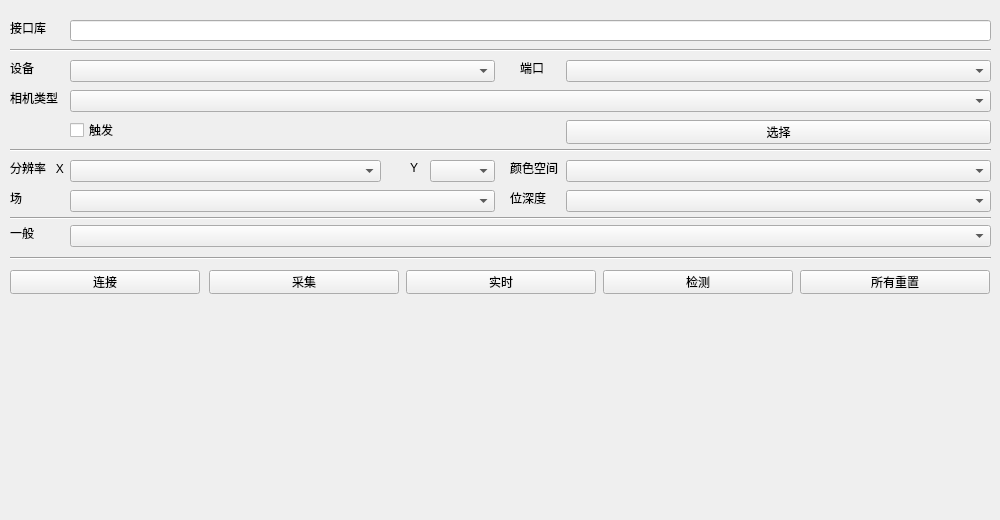
<?xml version="1.0" encoding="UTF-8"?>
<ui version="4.0">
 <class>CConnect</class>
 <widget class="QWidget" name="CConnect">
  <property name="geometry">
   <rect>
    <x>0</x>
    <y>0</y>
    <width>1000</width>
    <height>520</height>
   </rect>
  </property>
  <property name="windowTitle">
   <string>Form</string>
  </property>
  <widget class="QLabel" name="label">
   <property name="geometry">
    <rect>
     <x>10</x>
     <y>20</y>
     <width>53</width>
     <height>16</height>
    </rect>
   </property>
   <property name="text">
    <string>接口库</string>
   </property>
  </widget>
  <widget class="QLineEdit" name="lineEdit">
   <property name="geometry">
    <rect>
     <x>70</x>
     <y>20</y>
     <width>921</width>
     <height>21</height>
    </rect>
   </property>
  </widget>
  <widget class="Line" name="line">
   <property name="geometry">
    <rect>
     <x>10</x>
     <y>40</y>
     <width>981</width>
     <height>20</height>
    </rect>
   </property>
   <property name="orientation">
    <enum>Qt::Horizontal</enum>
   </property>
  </widget>
  <widget class="QLabel" name="label_2">
   <property name="geometry">
    <rect>
     <x>10</x>
     <y>60</y>
     <width>53</width>
     <height>16</height>
    </rect>
   </property>
   <property name="text">
    <string>设备</string>
   </property>
  </widget>
  <widget class="QLabel" name="label_3">
   <property name="geometry">
    <rect>
     <x>10</x>
     <y>90</y>
     <width>53</width>
     <height>16</height>
    </rect>
   </property>
   <property name="text">
    <string>相机类型</string>
   </property>
  </widget>
  <widget class="Line" name="line_2">
   <property name="geometry">
    <rect>
     <x>10</x>
     <y>140</y>
     <width>981</width>
     <height>21</height>
    </rect>
   </property>
   <property name="orientation">
    <enum>Qt::Horizontal</enum>
   </property>
  </widget>
  <widget class="QLabel" name="label_4">
   <property name="geometry">
    <rect>
     <x>10</x>
     <y>160</y>
     <width>61</width>
     <height>16</height>
    </rect>
   </property>
   <property name="text">
    <string>分辨率   X</string>
   </property>
  </widget>
  <widget class="QLabel" name="label_5">
   <property name="geometry">
    <rect>
     <x>10</x>
     <y>190</y>
     <width>53</width>
     <height>16</height>
    </rect>
   </property>
   <property name="text">
    <string>场</string>
   </property>
  </widget>
  <widget class="Line" name="line_3">
   <property name="geometry">
    <rect>
     <x>10</x>
     <y>210</y>
     <width>981</width>
     <height>16</height>
    </rect>
   </property>
   <property name="orientation">
    <enum>Qt::Horizontal</enum>
   </property>
  </widget>
  <widget class="QLabel" name="label_6">
   <property name="geometry">
    <rect>
     <x>10</x>
     <y>225</y>
     <width>53</width>
     <height>16</height>
    </rect>
   </property>
   <property name="text">
    <string>一般</string>
   </property>
  </widget>
  <widget class="Line" name="line_4">
   <property name="geometry">
    <rect>
     <x>10</x>
     <y>250</y>
     <width>981</width>
     <height>16</height>
    </rect>
   </property>
   <property name="orientation">
    <enum>Qt::Horizontal</enum>
   </property>
  </widget>
  <widget class="QPushButton" name="pushB_Init">
   <property name="geometry">
    <rect>
     <x>10</x>
     <y>270</y>
     <width>190</width>
     <height>24</height>
    </rect>
   </property>
   <property name="text">
    <string>连接</string>
   </property>
  </widget>
  <widget class="QPushButton" name="pushB_Grab">
   <property name="geometry">
    <rect>
     <x>209</x>
     <y>270</y>
     <width>190</width>
     <height>24</height>
    </rect>
   </property>
   <property name="text">
    <string>采集</string>
   </property>
  </widget>
  <widget class="QPushButton" name="pushB_Con">
   <property name="geometry">
    <rect>
     <x>406</x>
     <y>270</y>
     <width>190</width>
     <height>24</height>
    </rect>
   </property>
   <property name="text">
    <string>实时</string>
   </property>
  </widget>
  <widget class="QPushButton" name="pushButton_4">
   <property name="geometry">
    <rect>
     <x>603</x>
     <y>270</y>
     <width>190</width>
     <height>24</height>
    </rect>
   </property>
   <property name="text">
    <string>检测</string>
   </property>
  </widget>
  <widget class="QPushButton" name="pushButton_5">
   <property name="geometry">
    <rect>
     <x>800</x>
     <y>270</y>
     <width>190</width>
     <height>24</height>
    </rect>
   </property>
   <property name="text">
    <string>所有重置</string>
   </property>
  </widget>
  <widget class="QComboBox" name="comboBox">
   <property name="geometry">
    <rect>
     <x>70</x>
     <y>90</y>
     <width>921</width>
     <height>22</height>
    </rect>
   </property>
  </widget>
  <widget class="QComboBox" name="combDevice">
   <property name="geometry">
    <rect>
     <x>70</x>
     <y>60</y>
     <width>425</width>
     <height>22</height>
    </rect>
   </property>
  </widget>
  <widget class="QLabel" name="label_7">
   <property name="geometry">
    <rect>
     <x>520</x>
     <y>60</y>
     <width>53</width>
     <height>16</height>
    </rect>
   </property>
   <property name="text">
    <string>端口</string>
   </property>
  </widget>
  <widget class="QComboBox" name="comboBox_3">
   <property name="geometry">
    <rect>
     <x>566</x>
     <y>60</y>
     <width>425</width>
     <height>22</height>
    </rect>
   </property>
  </widget>
  <widget class="QCheckBox" name="checkBox">
   <property name="geometry">
    <rect>
     <x>70</x>
     <y>120</y>
     <width>80</width>
     <height>20</height>
    </rect>
   </property>
   <property name="text">
    <string>触发</string>
   </property>
  </widget>
  <widget class="QPushButton" name="pushButton_6">
   <property name="geometry">
    <rect>
     <x>566</x>
     <y>120</y>
     <width>425</width>
     <height>24</height>
    </rect>
   </property>
   <property name="text">
    <string>选择</string>
   </property>
  </widget>
  <widget class="QComboBox" name="comboBox_4">
   <property name="geometry">
    <rect>
     <x>70</x>
     <y>160</y>
     <width>311</width>
     <height>22</height>
    </rect>
   </property>
  </widget>
  <widget class="QLabel" name="label_8">
   <property name="geometry">
    <rect>
     <x>410</x>
     <y>160</y>
     <width>16</width>
     <height>16</height>
    </rect>
   </property>
   <property name="text">
    <string>Y</string>
   </property>
  </widget>
  <widget class="QComboBox" name="comboBox_5">
   <property name="geometry">
    <rect>
     <x>430</x>
     <y>160</y>
     <width>65</width>
     <height>22</height>
    </rect>
   </property>
  </widget>
  <widget class="QLabel" name="label_9">
   <property name="geometry">
    <rect>
     <x>510</x>
     <y>160</y>
     <width>53</width>
     <height>16</height>
    </rect>
   </property>
   <property name="text">
    <string>颜色空间</string>
   </property>
  </widget>
  <widget class="QComboBox" name="comboBox_6">
   <property name="geometry">
    <rect>
     <x>566</x>
     <y>160</y>
     <width>425</width>
     <height>22</height>
    </rect>
   </property>
  </widget>
  <widget class="QComboBox" name="comboBox_7">
   <property name="geometry">
    <rect>
     <x>70</x>
     <y>190</y>
     <width>425</width>
     <height>22</height>
    </rect>
   </property>
  </widget>
  <widget class="QComboBox" name="comboBox_8">
   <property name="geometry">
    <rect>
     <x>566</x>
     <y>190</y>
     <width>425</width>
     <height>22</height>
    </rect>
   </property>
  </widget>
  <widget class="QLabel" name="label_10">
   <property name="geometry">
    <rect>
     <x>510</x>
     <y>190</y>
     <width>53</width>
     <height>16</height>
    </rect>
   </property>
   <property name="text">
    <string>位深度</string>
   </property>
  </widget>
  <widget class="QComboBox" name="comboBox_9">
   <property name="geometry">
    <rect>
     <x>70</x>
     <y>225</y>
     <width>921</width>
     <height>22</height>
    </rect>
   </property>
  </widget>
 </widget>
 <resources/>
 <connections/>
</ui>
